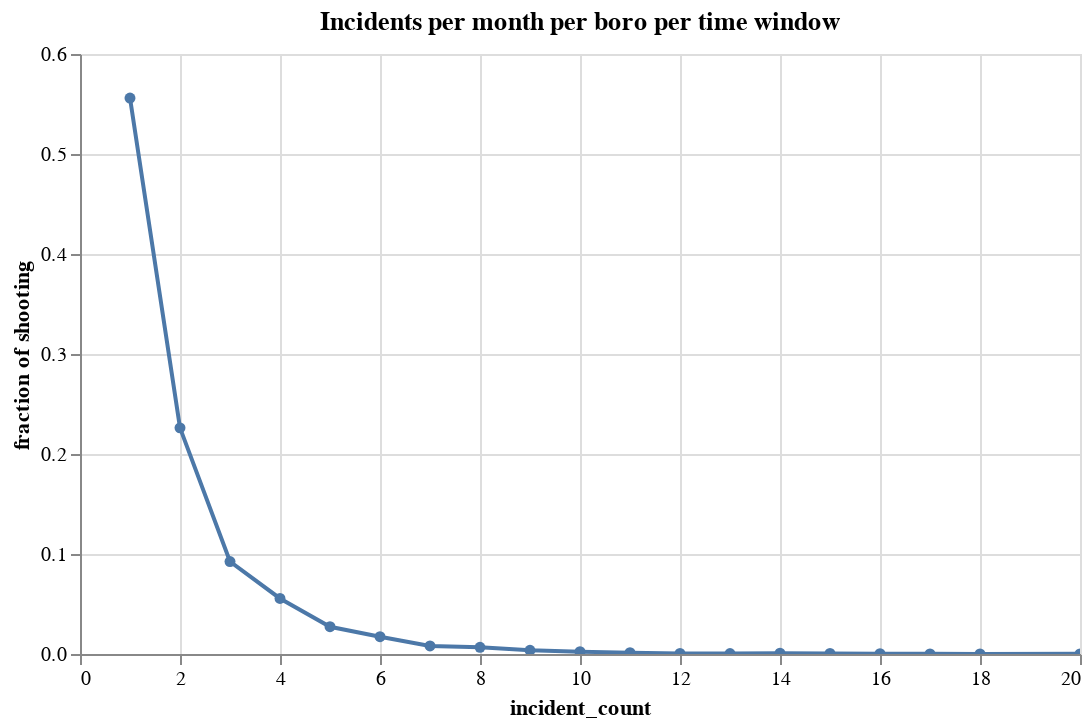

Notebook code cell kept with this figure:
### Code cell
alt.Chart(density_of_incidents, width=500, title="Incidents per month per boro per time window").mark_line(point=True).encode(
    x = "incident_count" ,
    y = alt.Y("no_of_incidents", title="fraction of shooting"),
    tooltip="no_of_incidents"
).interactive()

### Figure 1 — Vega-Lite specification as saved in the notebook (floating-point values rounded to 4 significant figures)
{"config": {"view": {"continuousWidth": 300, "continuousHeight": 300}}, "data": {"name": "data-77f9b7bacf86a3dee4b5890699ba6daf"}, "mark": {"type": "line", "point": true}, "encoding": {"tooltip": {"field": "no_of_incidents", "type": "quantitative"}, "x": {"field": "incident_count", "type": "quantitative"}, "y": {"field": "no_of_incidents", "title": "fraction of shooting", "type": "quantitative"}}, "params": [{"name": "param_1", "select": {"type": "interval", "encodings": ["x", "y"]}, "bind": "scales"}], "title": "Incidents per month per boro per time window", "width": 500, "$schema": "https://vega.github.io/schema/vega-lite/v5.17.0.json", "datasets": {"data-77f9b7bacf86a3dee4b5890699ba6daf": [{"no_of_incidents": 0.2261, "incident_count": 2}, {"no_of_incidents": 0.09249, "incident_count": 3}, {"no_of_incidents": 0.556, "incident_count": 1}, {"no_of_incidents": 0.05554, "incident_count": 4}, {"no_of_incidents": 0.02726, "incident_count": 5}, {"no_of_incidents": 0.0081, "incident_count": 7}, {"no_of_incidents": 0.01728, "incident_count": 6}, {"no_of_incidents": 0.006653, "incident_count": 8}, {"no_of_incidents": 0.0005785, "incident_count": 15}, {"no_of_incidents": 0.003688, "incident_count": 9}, {"no_of_incidents": 0.0001446, "incident_count": 20}, {"no_of_incidents": 0.001374, "incident_count": 11}, {"no_of_incidents": 0.002314, "incident_count": 10}, {"no_of_incidents": 7.232e-05, "incident_count": 18}, {"no_of_incidents": 0.0005785, "incident_count": 12}, {"no_of_incidents": 0.0003616, "incident_count": 16}, {"no_of_incidents": 0.0008678, "incident_count": 14}, {"no_of_incidents": 0.0004339, "incident_count": 13}, {"no_of_incidents": 0.0001446, "incident_count": 17}]}}
